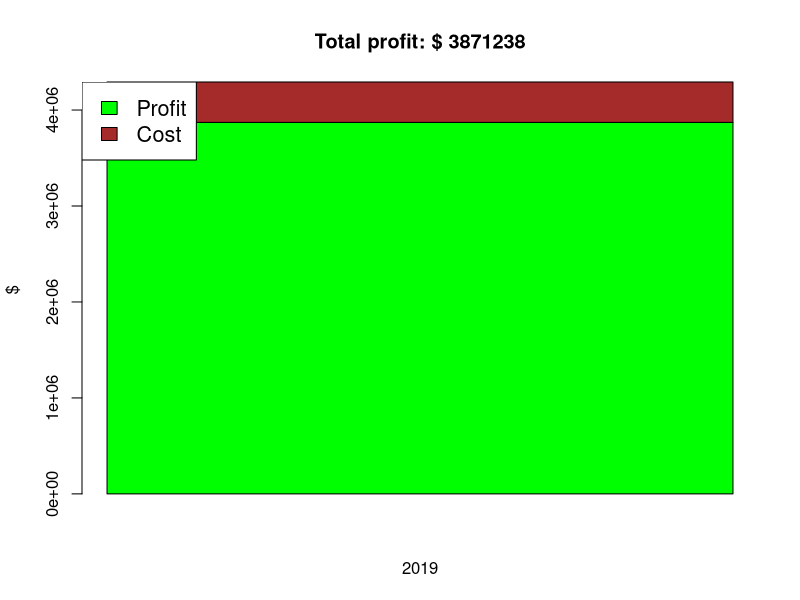
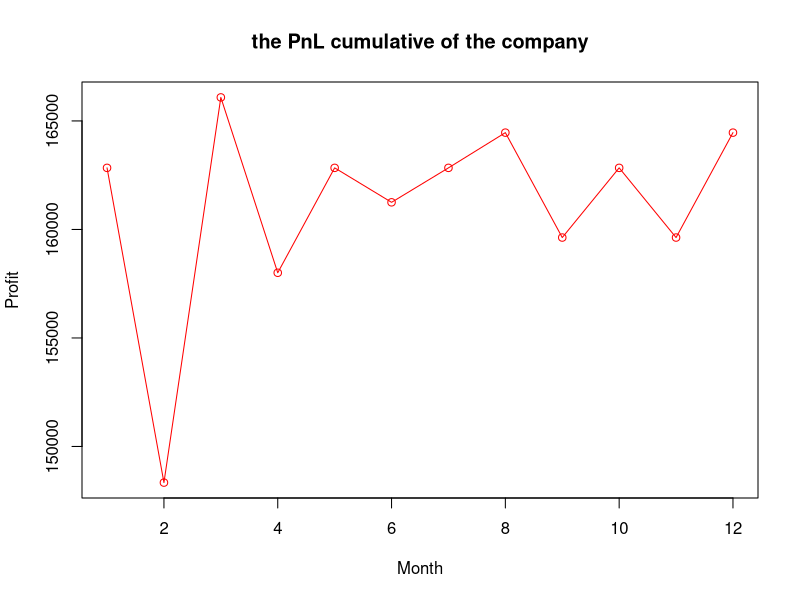
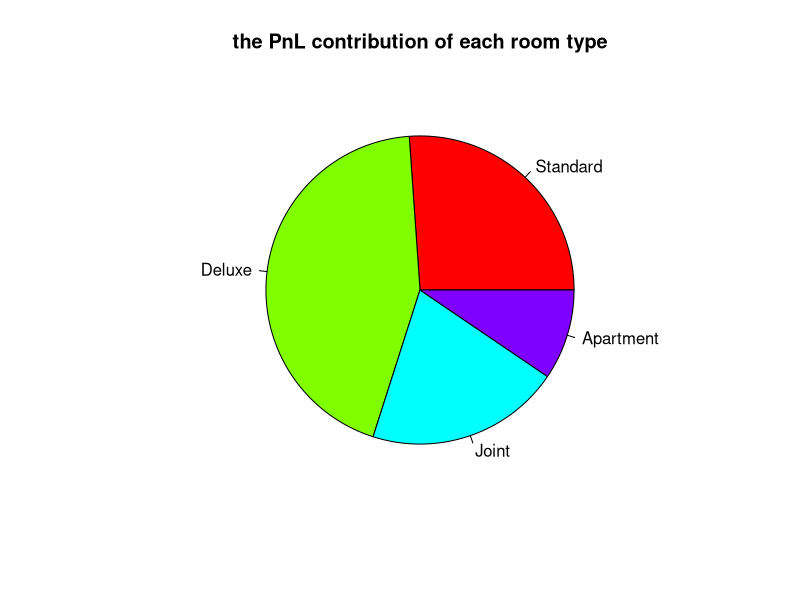

Write R code to recreate these figures, in order.
#Author: Josh
#Date: 1/12/2020
#Ver: 1.0
#Subject: Intro R
#Student ID: 2355145
## Make up 4 different room types (eg: standard, deluxe, etc)
## Determine a fixed daily rate (in $) and operating cost (int $) for each room type
## The hotel should have between 60-80 rooms in total (set multiples of each type)
## Simulate the occupancy of each room throughout the year 2019
## Add a 30% premium to the room price on the weekends (Saturday, Sunday)
## 
## 1. Calculate the total revenue and profit of the companey
## 2. Calculate and visualize the PnL cumulative of the company throughout the year (line chart)
## 3. Calculate and visualize the PnL contribution of each room type (pie chart)


# Create the room data
room_data <- data.frame(
   type = c("Standard", "Deluxe", "Joint", "Apartment"),
   rate = c(80, 140, 60, 30),
   cost = c(10, 15, 5, 3)
)

#print(room_data)

# Create first room for hotel
hotel.data <- data.frame(
    room_num = c(1),
    room_type = room_data$type[1],
    room_rate = room_data$rate[1],
    room_cost = room_data$cost[1]
)

#print(hotel.data)

# Add data for hotel. Hotel have 70 room
i <- 2
while (i <= 70) {
    y <- as.integer(i %% 4) + 1
    #print(y)
    hotel.newroom <- data.frame(
        room_num = c(i),
        room_type = room_data$type[y],
        room_rate = room_data$rate[y],
        room_cost = room_data$cost[y]
    )
    hotel.data <- rbind(hotel.data, hotel.newroom)
    i = i + 1
}
#print(hotel.data)

## Simulate the occupancy of each room throughout the year 2019
## Add a 30% premium to the room price on the weekends (Saturday, Sunday)
# Calculate daily rate for room type. Add 30% at weekend
room.getPriceAtDate <- function(room_type, date) {
    i <- 1
    while(room_type != room_data$type[i]) {
        i = i + 1
    }
    
    library(chron)
    if (is.weekend(date)) {
        result <-  room_data$rate[i] + room_data$rate[i] * 30 / 100
    }
    else {
        result <- room_data$rate[i]
    }
    return(result)
}

## Calculate the total revenue and profit of the companey
hotel.getRevenueByYear <- function(year) {
    result <- 0
    start <- as.Date(paste("01-01-",year),format="%d-%m-%Y")
    end   <- as.Date(paste("31-12-",year),format="%d-%m-%y")

    theDate <- start
    while (theDate <= end)
    {
        #print(theDate)
        #print(hotel.data$room_num)
        for (num in hotel.data$room_num) {
            #print(num)
            #print(theDate)
            #print(hotel.data[num,])
            #print(hotel.data[num,]$room_rate)
            result = result + room.getPriceAtDate(hotel.data[num,]$room_type, theDate)
        }
        
        theDate <- theDate + 1 
    }
    
    return(result)
}

hotel.getCostByYear <- function(year) {
    result <- 0
    start <- as.Date(paste("01-01-",year),format="%d-%m-%Y")    
    end   <- as.Date(paste("31-12-",year),format="%d-%m-%y")
    #print(start)
    #print(end)

    theDate <- start
    while (theDate <= end)
    {
        #print(theDate)
        #print(hotel.data$room_num)
        for (num in hotel.data$room_num) {
            #print(num)
            #print(theDate)
            #print(hotel.data[num,])
            #print(hotel.data[num,]$room_rate)
            result = result + hotel.data[num,]$room_cost
        }
        
        theDate <- theDate + 1 
    }
    
    return(result)
}

hotel.getRevenueByMonth <- function(month) {
    result <- 0
    #print(month)
    start <- as.Date(paste("01-",month,"-2019", sep = ""),format="%d-%m-%Y")
    if (month < 12) {
        end   <- as.Date(paste("01-", month + 1, "-2019",sep = ""),format="%d-%m-%Y")
    }
    else
    {
        end   <- as.Date(paste("01-01-2020",sep = ""),format="%d-%m-%Y")
    }
    #print(start)
    #print(end)
    theDate <- start
    while (theDate < end)
    {
        for (num in hotel.data$room_num) {
            result = result + room.getPriceAtDate(hotel.data[num,]$room_type, theDate)
        }        
        theDate <- theDate + 1 
    }
    
    return(result)
}

hotel.getCostByMonth <- function(month) {
    result <- 0
    #print(month)
    start <- as.Date(paste("01-", month, "-2019",sep = ""),format="%d-%m-%Y")
    if (month < 12) {
        end   <- as.Date(paste("01-", month + 1, "-2019",sep = ""),format="%d-%m-%Y")
    }
    else
    {
        end   <- as.Date(paste("01-01-2020",sep = ""),format="%d-%m-%Y")
    }

    theDate <- start
    while (theDate < end)
    {
        for (num in hotel.data$room_num) {
            result = result + hotel.data[num,]$room_cost
        }
        
        theDate <- theDate + 1 
    }
    
    return(result)
}

hotel.getRevenueByRoomType <- function(roomType) {
    result <- 0
    #print(roomType)
    result <- 0
    start <- as.Date(paste("01-01-2019"),format="%d-%m-%Y")
    end   <- as.Date(paste("31-12-2019"),format="%d-%m-%y")
    #print(start)
    #print(end)
    theDate <- start
    while (theDate <= end)
    {
        for (num in hotel.data$room_num) {
            if(roomType == hotel.data[num,]$room_type)
                result = result + room.getPriceAtDate(hotel.data[num,]$room_type, theDate)
        }        
        theDate <- theDate + 1 
    }
    
    return(result)
}

hotel.getCostByRoomType <- function(roomType) {
    result <- 0
    #print(month)
    start <- as.Date(paste("01-01-2019"),format="%d-%m-%Y")
    end   <- as.Date(paste("31-12-2019"),format="%d-%m-%y")
    
    theDate <- start
    while (theDate <= end)
    {
        for (num in hotel.data$room_num) {
            if(roomType == hotel.data[num,]$room_type)
                result = result + hotel.data[num,]$room_cost
        }
        
        theDate <- theDate + 1 
    }
    
    return(result)
}


revenueYear <- hotel.getRevenueByYear(2019)
costYear <- hotel.getCostByYear(2019)

## Calculate the total revenue and profit of the companey
print(paste("The revenue in 2019: $", revenueYear))
print(paste("The profit in 2019: $", revenueYear - costYear))
# Create the matrix of the values.
Values <- matrix(c(revenueYear - costYear, costYear), nrow = 2, ncol = 1, byrow = TRUE)

colors = c("green","brown")
regions <- c("Profit","Cost")

# Create the bar chart
barplot(Values, main = paste("Total profit: $", revenueYear - costYear),xlab = "2019", ylab = "$", col = colors)
# Add the legend to the chart
legend("topleft", regions, cex = 1.3, fill = colors)

## 2. Calculate and visualize the PnL cumulative of the company throughout the year (line chart)
# Give the chart file a name.
png(file = "line_chart_PnLCumulativeThroughoutYear.jpg")
# Add data to grap
PnLCumData <- c()
for( i in 1:12) {
    #print(i)
    PnLCumData[i] <- hotel.getRevenueByMonth(i) - hotel.getCostByMonth(i)
}
dev.off()
plot(PnLCumData,type = "o", col = "red", xlab = "Month", ylab = "Profit",
   main = "the PnL cumulative of the company")


## 3. Calculate and visualize the PnL contribution of each room type (pie chart)
labels <- c("Standard", "Deluxe", "Joint", "Apartment")
PnLRoomData <- c()
count <- 1
for (room in labels) {
    #print(room)
    PnLRoomData[count] <- hotel.getRevenueByRoomType(room) - hotel.getCostByRoomType(room)
    count = count + 1
}
# Plot the chart with title and rainbow color pallet.
pie(PnLRoomData, labels, main = "the PnL contribution of each room type", col = rainbow(length(PnLRoomData)))
